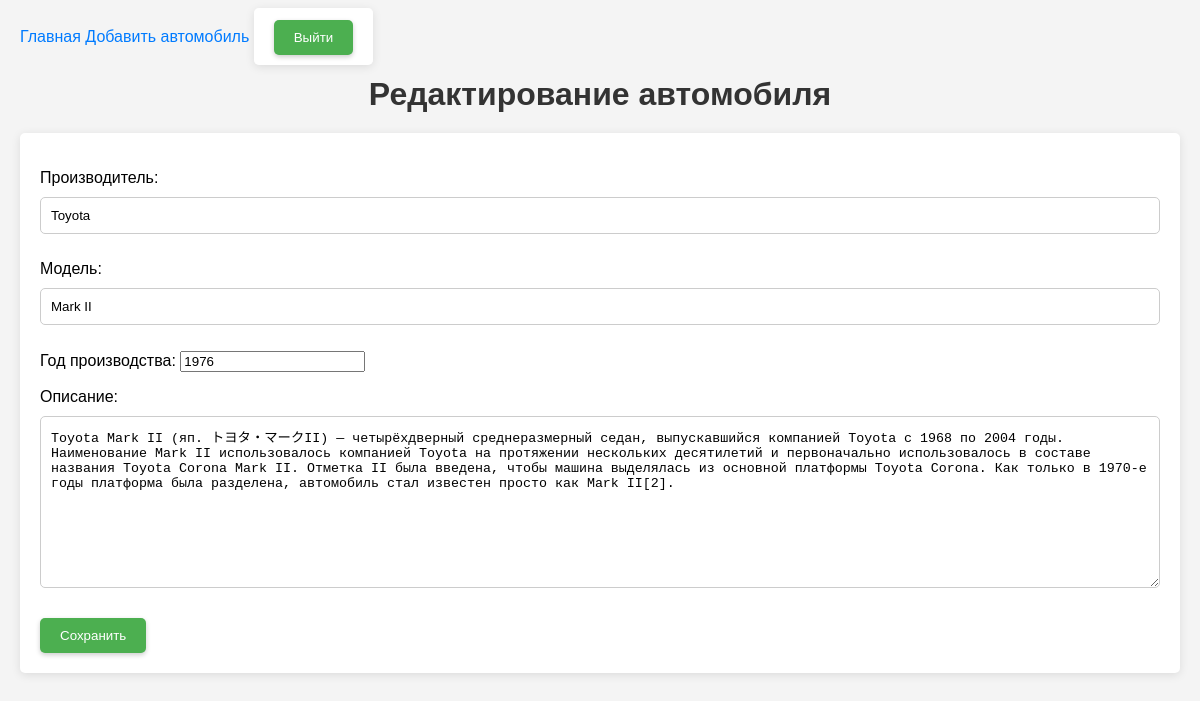
The page /cars/10/edit/ (signed in) on the database its author committed.
### cars/models.py (models this page shows, shortened)
class Car(models.Model):
    make = models.CharField('Производитель',max_length=100)
    model = models.CharField('Модель',max_length=100)
    year = models.IntegerField('Год производства')
    description = models.TextField('Описание',)
    created_at = models.DateTimeField(auto_now_add=True)
    updated_at = models.DateTimeField(auto_now=True)
    owner = models.ForeignKey(User, on_delete=models.CASCADE)

### cars/views.py (the view)
# urls.py: path('cars/<int:pk>/edit/', views.CarUpdateView.as_view(), name='car_edit'),
class CarUpdateView(LoginRequiredMixin, UserPassesTestMixin, UpdateView):
    model = Car
    template_name = 'cars/car_form.html'
    fields = ['make', 'model', 'year', 'description']
    success_url = reverse_lazy('car_list')
    def test_func(self):
        car = self.get_object()
        return self.request.user == car.owner # Возвращаем True, если пользователь — владелец автомобиля
    def get_context_data(self, **kwargs):
        context = super().get_context_data(**kwargs)
        context['car'] = self.object
        return context

### cars/templates/cars/car_form.html (shortened to what this page needs)
{% extends './base.html' %}
{% block content %}
<h1>{% if car.id %}Редактирование автомобиля{% else %}Добавление автомобиля{% endif %}</h1>
<form method="post">
    {{ form.as_p }}
    <button type="submit">Сохранить</button>
</form>
{% endblock %}

### cars/static/cars/styles.css (style rules this page uses)
body { font-family: 'Arial', sans-serif; margin: 20px; background-color: #f4f4f4; }
h1 { color: #333; text-align: center; margin-bottom: 20px; }
button { background-color: #4CAF50; color: white; border: none; padding: 10px 20px; cursor: pointer; border-radius: 5px; box-shadow: 0 2px 5px rgba(0, 0, 0, 0.2); transition: background-color 0.3s, transform 0.2s; }
form { margin-top: 20px; background-color: white; padding: 20px; border-radius: 5px; box-shadow: 0 2px 10px rgba(0, 0, 0, 0.1); }
input[type="text"], input[type="password"], textarea { width: 100%; padding: 10px; margin: 10px 0; border: 1px solid #ccc; border-radius: 5px; box-sizing: border-box; transition: border-color 0.3s; }

### rows shown on the page
Car: make "Toyota", model "Mark II", year "1976", description "Toyota Mark II (яп. トヨタ・マークII) — четырёхдверный среднеразмерный седан, выпускавшийся компанией Toyota с 1968 по 2004 годы. Наименование Mark II использовалось компанией Toyota на протяжении нескольких десятилетий и первоначально использовалось в составе названия Toyota Corona Mark II. Отметка II была введена, чтобы машина выделялась из основной платформы Toyota Corona. Как только в 1970-е годы платформа была разделена, автомобиль стал известен просто как Mark II[2]."
